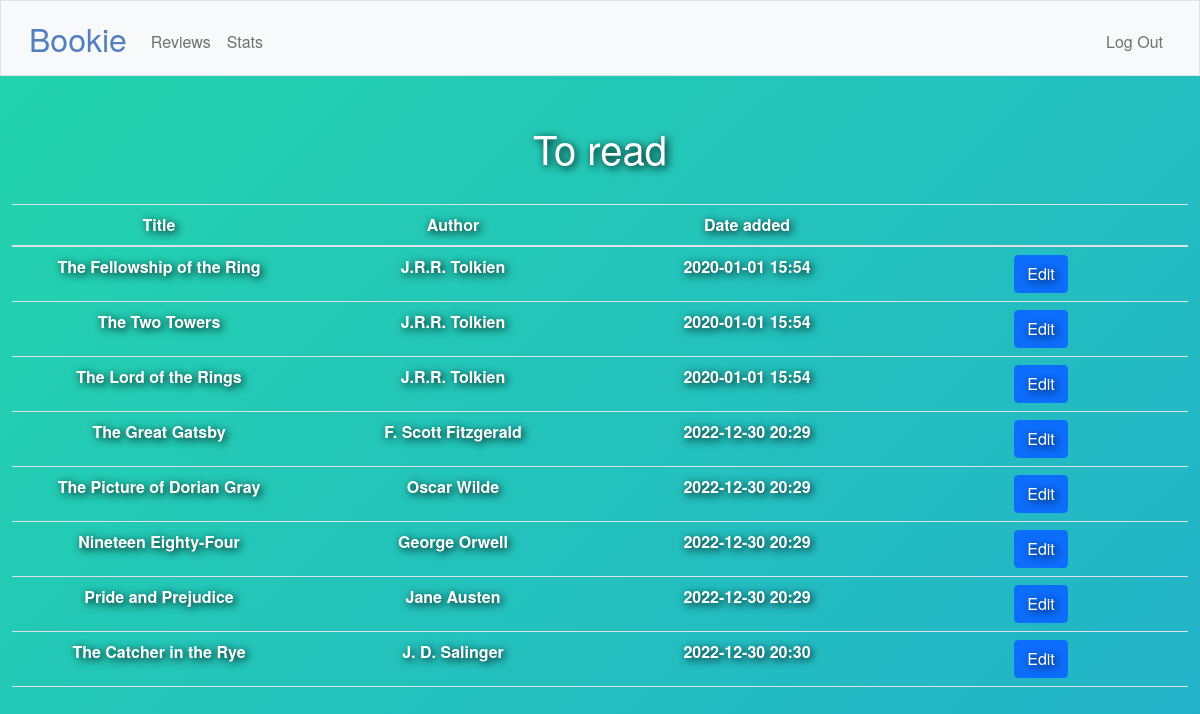
The page /bookstatus/toread (signed in) on the database its author committed.
### tables this page shows
CREATE TABLE books (id INTEGER PRIMARY KEY AUTOINCREMENT NOT NULL, title TEXT NOT NULL, author TEXT NOT NULL, date TEXT NOT NULL, user_id INTEGER NOT NULL, status TEXT DEFAULT 'planned', FOREIGN KEY(user_id) REFERENCES users(id));

### app.py (the view)
@app.route("/bookstatus/<string:status>", methods=["GET", "POST"])
@login_required
def bookstatus(status):
    if status == "toread":
        status = "To Read"
    books = db.execute("SELECT * FROM books WHERE user_id = ? AND status COLLATE NOCASE = ?", session["user_id"], status)
    return render_template("bookstatus.html", books=books, status=status, message=status.capitalize())

### app.py (called while the page is built)
@app.after_request
def after_request(response):
    response.headers["Cache-Control"] = "no-cache, no-store, must-revalidate"
    response.headers["Expires"] = 0
    response.headers["Pragma"] = "no-cache"
    return response

### helpers.py (called while the page is built)
def login_required(f):
    @wraps(f)
    def decorated_function(*args, **kwargs):
        if session.get("user_id") is None:
            return redirect("/login")
        return f(*args, **kwargs)
    return decorated_function

### templates/bookstatus.html (shortened to what this page needs)
{% extends "layout.html" %}
{% block main %}
<h1>{{ message }}</h1>
<br>
<body>
    <table class="table table-hover">
        <thead>
            <tr>
                <th scope="col">Title</th>
                <th scope="col">Author</th>
                <th scope="col">Date added</th>
                <th> </th>
            </tr>
        </thead>
        <tbody>
            {% for book in books %}
            <tr>
                <td>{{ book.title }}</td>
                <td>{{ book.author }}</td>
                <td>{{ book.date }}</td>
                <td>
                    <form action="/editbook/{{ book.id }}" method="get">
                        <button class="btn btn-primary" type="submit">
                            Edit
                        </button>
                    </form>
                </td>
            </tr>
            {% endfor %}
        </tbody>
    </table>
</body>
{% endblock %}

### static/styles.css (style rules this page uses)
body { font-family: "Helvetica Neue", Helvetica, Arial, sans-serif; font-size: 14px; line-height: 20px; color: #333; background-color: #fff; }
body { padding-top: 0px; padding-bottom: 40px; }
body { background: linear-gradient(-45deg, #ee7752, #e73c7e, #23a6d5, #23d5ab); background-size: 400% 400%; animation: gradient 15s ease infinite; height: 100vh; }
* { font-family: "Helvetica Neue", Helvetica, Arial, sans-serif; }
table { table-layout: fixed; word-wrap: break-word; }
h1 { text-shadow: 2px 2px 8px #000000; z-index: -1; }
h1 { color: white !important; }
.btn { text-shadow: 2px 2px 8px #000000; font-weight: bolder; }
table { color: white !important; text-shadow: 2px 2px 8px #000000; }
table { font-weight: bolder; }

### rows shown on the page
books: title "The Fellowship of the Ring", author "J.R.R. Tolkien", date "2020-01-01 15:54"
books: title "The Two Towers", author "J.R.R. Tolkien", date "2020-01-01 15:54"
books: title "The Lord of the Rings", author "J.R.R. Tolkien", date "2020-01-01 15:54"
books: title "The Great Gatsby", author "F. Scott Fitzgerald", date "2022-12-30 20:29"
books: title "The Picture of Dorian Gray", author "Oscar Wilde", date "2022-12-30 20:29"
books: title "Nineteen Eighty-Four", author "George Orwell", date "2022-12-30 20:29"
books: title "Pride and Prejudice", author "Jane Austen", date "2022-12-30 20:29"
books: title "The Catcher in the Rye", author "J. D. Salinger", date "2022-12-30 20:30"

### other values the page prints
{{ message }} "To read"
